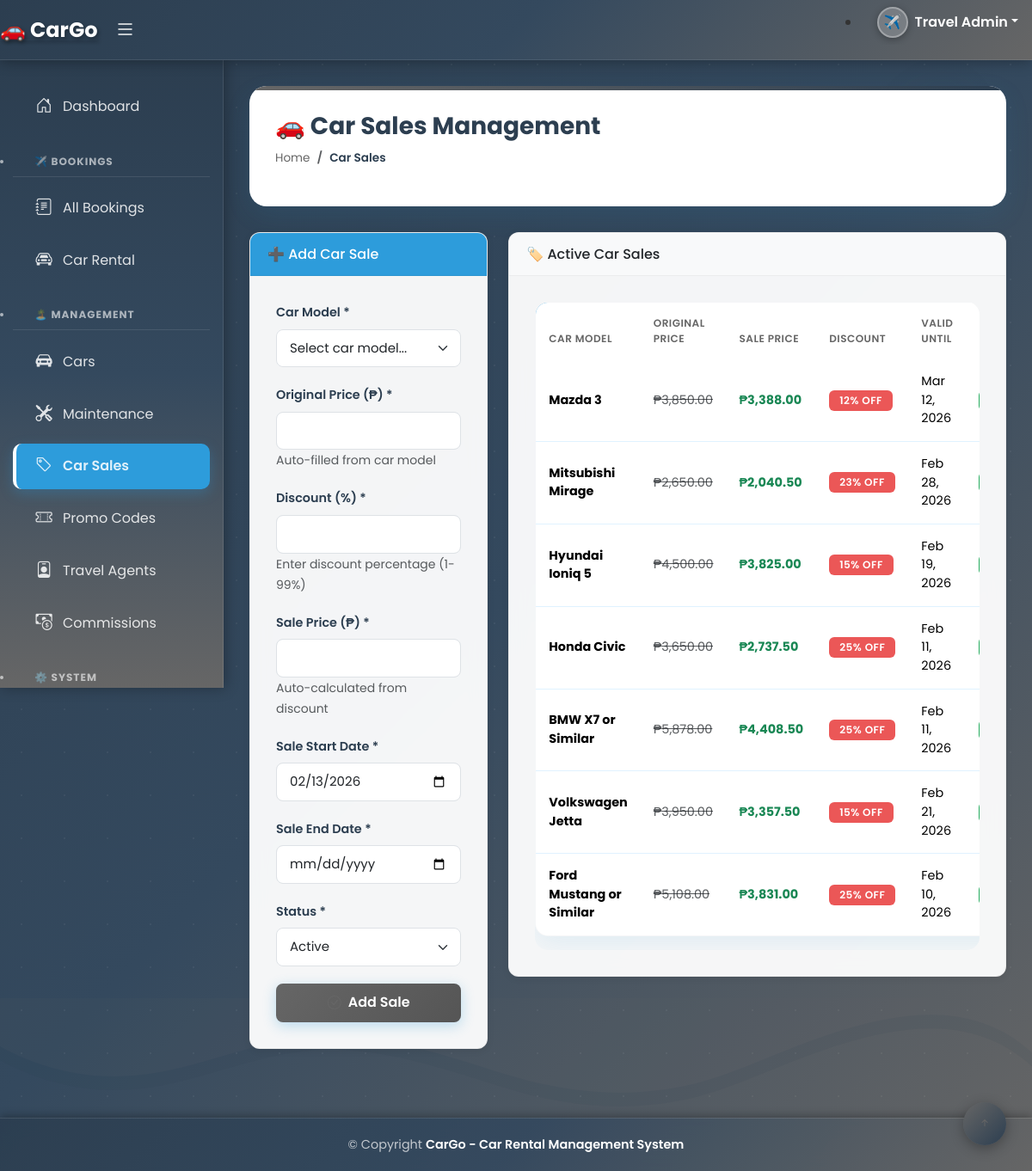
Page /index.php?page=car_sales (signed in) on the committed database.
### tables this page shows
CREATE TABLE `car_sales` (
  `id` int(11) NOT NULL,
  `car_model` varchar(100) NOT NULL,
  `original_price` decimal(10,2) NOT NULL,
  `sale_price` decimal(10,2) NOT NULL,
  `discount_percentage` int(11) NOT NULL,
  `sale_start` date NOT NULL,
  `sale_end` date NOT NULL,
  `status` varchar(20) DEFAULT 'Active',
  `created_at` timestamp NOT NULL DEFAULT current_timestamp()
);

### modules/car_sales.php (the view, shortened to what this page needs)
<?php
$host = 'localhost';
$user = 'root';
$pass = '';
$dbname = 'travel_db_improved';
$conn = new mysqli($host, $user, $pass, $dbname);
$sales = [];
$result = $conn->query("SELECT * FROM car_sales ORDER BY created_at DESC");
while($row = $result->fetch_assoc()) {
    $sales[] = $row;
}
$edit_sale = null;
?>
<div class="pagetitle">
  <h1>🚗 Car Sales Management</h1>
  <nav>
    <ol class="breadcrumb">
      <li class="breadcrumb-item"><a href="index.php">Home</a></li>
      <li class="breadcrumb-item active">Car Sales</li>
    </ol>
  </nav>
</div>
<section class="section">
  <div class="row">
    <div class="col-lg-4">
      <div class="card">
        <div class="card-header bg-primary text-white">
          <h6 class="mb-0"><?php echo $edit_sale ? '✏️ Edit Car Sale' : '➕ Add Car Sale'; ?></h6>
        </div>
        <div class="card-body">
          <form method="POST">
            <div class="mb-3">
              <label class="form-label">Car Model *</label>
              <select class="form-select" name="car_model" id="car_model" required>
                <option value="">Select car model...</option>
              </select>
            </div>
            <div class="mb-3">
              <label class="form-label">Original Price (₱) *</label>
              <input type="number" step="0.01" class="form-control" id="original_price" name="original_price" value="<?php echo $edit_sale ? $edit_sale['original_price'] : ''; ?>" required readonly>
              <small class="text-muted">Auto-filled from car model</small>
            </div>
            <div class="mb-3">
              <label class="form-label">Discount (%) *</label>
              <input type="number" class="form-control" id="discount_percentage" name="discount_percentage" value="<?php echo $edit_sale ? $edit_sale['discount_percentage'] : ''; ?>" required min="1" max="99">
              <small class="text-muted">Enter discount percentage (1-99%)</small>
            </div>
            <div class="mb-3">
              <label class="form-label">Sale Price (₱) *</label>
              <input type="number" step="0.01" class="form-control" id="sale_price" name="sale_price" value="<?php echo $edit_sale ? $edit_sale['sale_price'] : ''; ?>" required readonly>
              <small class="text-muted">Auto-calculated from discount</small>
            </div>
            <div class="mb-3">
              <label class="form-label">Sale Start Date *</label>
              <input type="date" class="form-control" name="sale_start" value="<?php echo $edit_sale ? $edit_sale['sale_start'] : date('Y-m-d'); ?>" required>
            </div>
            <div class="mb-3">
              <label class="form-label">Sale End Date *</label>
              <input type="date" class="form-control" name="sale_end" value="<?php echo $edit_sale ? $edit_sale['sale_end'] : ''; ?>" required>
            </div>
            <div class="mb-3">
              <label class="form-label">Status *</label>
              <select class="form-select" name="status" required>
                <option value="Active" <?php echo ($edit_sale && $edit_sale['status'] == 'Active') ? 'selected' : ''; ?>>Active</option>
              </select>
            </div>
            <button type="submit" name="save_sale" class="btn btn-primary w-100">
              <i class="bi bi-check-circle me-2"></i><?php echo $edit_sale ? 'Update Sale' : 'Add Sale'; ?>
            </button>
          </form>
        </div>
      </div>
    </div>
    <div class="col-lg-8">
      <div class="card">
        <div class="card-header bg-light">
          <h6 class="mb-0">🏷️ Active Car Sales</h6>
        </div>
        <div class="card-body">
          <div class="table-responsive">
            <table class="table table-hover">
              <thead>
                <tr>
                  <th>Car Model</th>
                  <th>Original Price</th>
                  <th>Sale Price</th>
                  <th>Discount</th>
                  <th>Valid Until</th>
                  <th>Status</th>
                </tr>
              </thead>
              <tbody>
                <?php foreach($sales as $sale): ?>
                <tr>
                  <td><strong><?php echo htmlspecialchars($sale['car_model']); ?></strong></td>
                  <td><del class="text-muted">₱<?php echo number_format($sale['original_price'], 2); ?></del></td>
                  <td><strong class="text-success">₱<?php echo number_format($sale['sale_price'], 2); ?></strong></td>
                  <td><span class="badge bg-danger"><?php echo $sale['discount_percentage']; ?>% OFF</span></td>
                  <td><?php echo date('M d, Y', strtotime($sale['sale_end'])); ?></td>
                  <td>
                  </td>
                </tr>
                <?php endforeach; ?>
              </tbody>
            </table>
          </div>
        </div>
      </div>
    </div>
  </div>
</section>

### assets/css/style.css (style rules this page uses)
:root { --ocean-blue: #2D9CDB; --coral-pink: #FF7A7A; --sunset-orange: #FF9F43; --palm-green: #27AE60; --sand-beige: #F2C94C; --lagoon-teal: #56CCF2; --volcano-red: #EB5757; --deep-navy: #1A3B5D; --sunset-gradient: linear-gradient(135deg, #FF7A7A 0%, #FF9F43 100%); --ocean-gradient: linear-gradient(135deg, #2D9CDB 0%, #56CCF2 100%); --beach-gradient: linear-gradient(135deg, #F2C94C 0%, #FFEAA7 100%); --forest-gradient: linear-gradient(135deg, #27AE60 0%, #6FCF97 100%); --card-shadow: 0 10px 30px rgba(45, 156, 219, 0.1); --card-shadow-hover: 0 15px 40px rgba(45, 156, 219, 0.2); }
body { font-family: 'Poppins', sans-serif; background-color: #f8fafc; background-image: url('../img/travel-pattern.png'); background-size: 300px; }
.table { border-radius: 15px; overflow: hidden; box-shadow: var(--card-shadow); border: 1px solid #e0f2ff; }
.table thead { background: var(--ocean-gradient); color: white; }
.table thead th { border: none; padding: 15px; font-weight: 600; }
.table tbody tr { transition: all 0.3s ease; }
.table tbody td { border-color: #e0f2ff; padding: 15px; vertical-align: middle; }
.badge { padding: 8px 15px; border-radius: 20px; font-weight: 500; text-transform: uppercase; letter-spacing: 0.5px; }
.bg-primary { background-color: var(--ocean-blue) !important; }
.bg-danger { background-color: var(--volcano-red) !important; }
.form-control, .form-select { border: 2px solid #e0f2ff; border-radius: 12px; padding: 12px 15px; transition: all 0.3s ease; font-size: 15px; }
.btn { border-radius: 12px; padding: 12px 30px; font-weight: 600; transition: all 0.3s ease; border: none; position: relative; overflow: hidden; }
.btn::after { content: ''; position: absolute; top: 50%; left: 50%; width: 5px; height: 5px; background: rgba(255, 255, 255, 0.6); opacity: 0; border-radius: 100%; transform: scale(1, 1) translate(-50%); transform-origin: 50% 50%; }
.btn-primary { background: var(--ocean-gradient); box-shadow: 0 4px 15px rgba(45, 156, 219, 0.3); }
.bi { vertical-align: middle; }
.pagetitle { background: white; padding: 30px; border-radius: 20px; margin-bottom: 30px; box-shadow: var(--card-shadow); position: relative; overflow: hidden; }
.pagetitle::before { content: ''; position: absolute; top: 0; left: 0; right: 0; height: 5px; background: linear-gradient(135deg, #666 0%, #2c3e50 100%); }
.pagetitle h1 { color: var(--deep-navy); font-weight: 700; margin-bottom: 10px; }
.breadcrumb { background: none; padding: 0; margin: 0; }
.breadcrumb-item a { color: var(--lagoon-teal); text-decoration: none; }
.breadcrumb-item.active { color: var(--ocean-blue); }
.card { border-radius: 20px; border: none; box-shadow: var(--card-shadow); transition: all 0.3s ease; overflow: hidden; }
.card-body { padding: 30px; }
.table-hover tbody tr { position: relative; }
.table-hover tbody tr::after { content: ''; position: absolute; left: 0; top: 0; height: 100%; width: 4px; background: transparent; transition: background 0.3s ease; }
.card { position: relative; overflow: hidden; }
.card::before { content: ''; position: absolute; top: -50%; left: -50%; width: 200%; height: 200%; background: linear-gradient(45deg, transparent, rgba(102, 102, 102, 0.05), transparent); transform: rotate(45deg); transition: all 0.6s; opacity: 0; }
.badge { animation: pulse 2s ease-in-out infinite; }
.card, .stat-card { opacity: 1; transform: translateY(0); }
.btn { position: relative; overflow: hidden; }
.btn::before { content: ''; position: absolute; top: 50%; left: 50%; width: 0; height: 0; border-radius: 50%; background: rgba(255, 255, 255, 0.3); transform: translate(-50%, -50%); transition: width 0.6s, height 0.6s; }
.pagetitle { opacity: 1; transform: translateX(0); }
.breadcrumb-item { opacity: 1; }
.table-responsive { border-radius: 15px; }

### modules/car_sales.php (style rules this page uses)
.btn-primary { background-color: #666; border-color: #666; }

### rows in the picture
car_sales: car_model "Mazda 3", original_price "3,850.00", sale_price "3,388.00", discount_percentage "12", sale_end "Mar 12, 2026"
car_sales: car_model "Mitsubishi Mirage", original_price "2,650.00", sale_price "2,040.50", discount_percentage "23", sale_end "Feb 28, 2026"
car_sales: car_model "Hyundai Ioniq 5", original_price "4,500.00", sale_price "3,825.00", discount_percentage "15", sale_end "Feb 19, 2026"
car_sales: car_model "Honda Civic", original_price "3,650.00", sale_price "2,737.50", discount_percentage "25", sale_end "Feb 11, 2026"
car_sales: car_model "BMW X7 or Similar", original_price "5,878.00", sale_price "4,408.50", discount_percentage "25", sale_end "Feb 11, 2026"
car_sales: car_model "Volkswagen Jetta", original_price "3,950.00", sale_price "3,357.50", discount_percentage "15", sale_end "Feb 21, 2026"
car_sales: car_model "Ford Mustang or Similar", original_price "5,108.00", sale_price "3,831.00", discount_percentage "25", sale_end "Feb 10, 2026"
